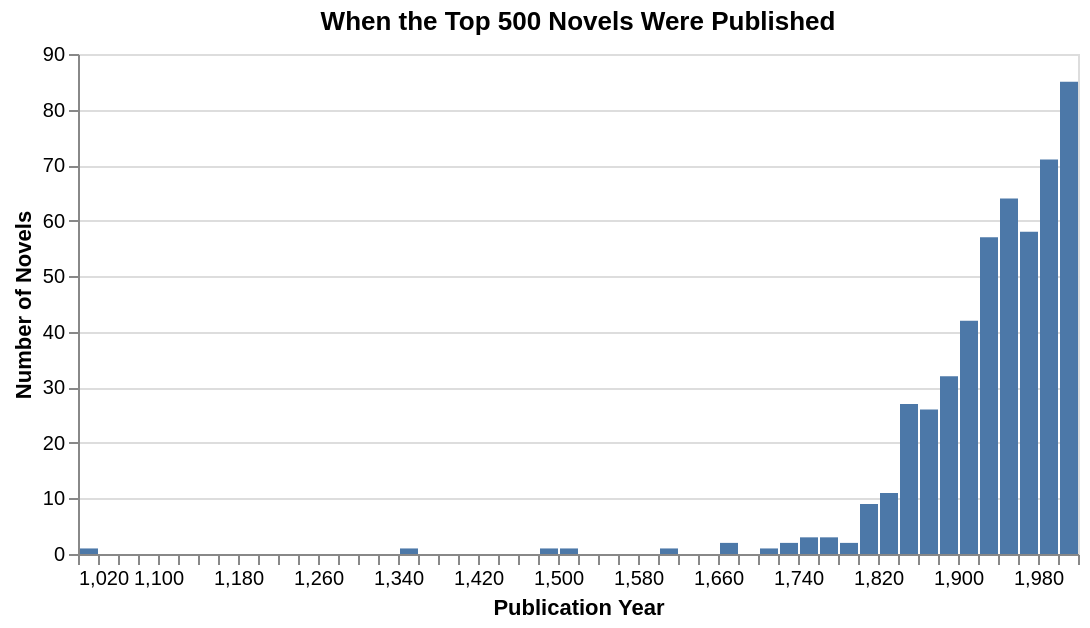

Source (notebook cell):
### Markdown cell above
## When were the top novels published?

### Code cell
alt.Chart(novels_df).mark_bar().encode(
    x=alt.X("pub_year:Q", bin=alt.Bin(step=20), title="Publication Year"),
    y=alt.Y("count():Q", title="Number of Novels")
).properties(title="When the Top 500 Novels Were Published", width=500, height=250)

### Figure 1 — Vega-Lite specification as saved in the notebook (floating-point values rounded to 4 significant figures; data arrays with more than 128 entries replaced by an {"elided": "..."} marker saying what was removed)
{"config": {"view": {"continuousWidth": 300, "continuousHeight": 300}}, "data": {"name": "data-976b7c1eeae3e38a584c1bda07154208"}, "mark": {"type": "bar"}, "encoding": {"x": {"bin": {"step": 20}, "field": "pub_year", "title": "Publication Year", "type": "quantitative"}, "y": {"aggregate": "count", "title": "Number of Novels", "type": "quantitative"}}, "height": 250, "title": "When the Top 500 Novels Were Published", "width": 500, "$schema": "https://vega.github.io/schema/vega-lite/v6.4.1.json", "datasets": {"data-976b7c1eeae3e38a584c1bda07154208": {"elided": "500 records"}}}
